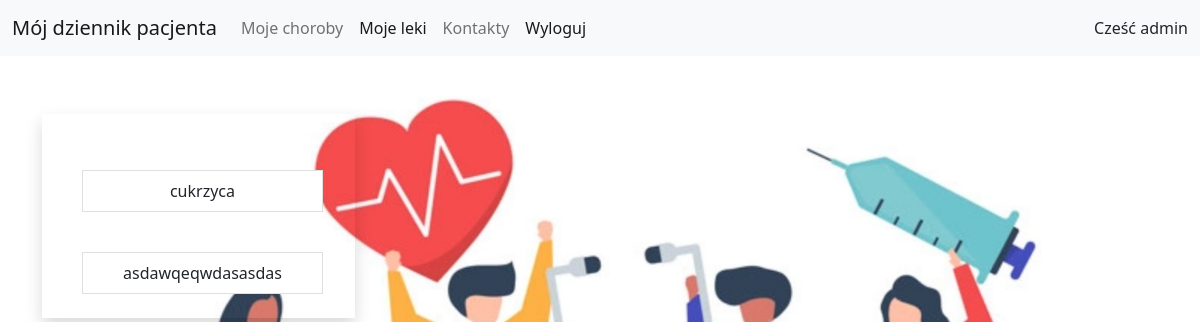
Before: /diseases/1/ (signed in) with the older database file.
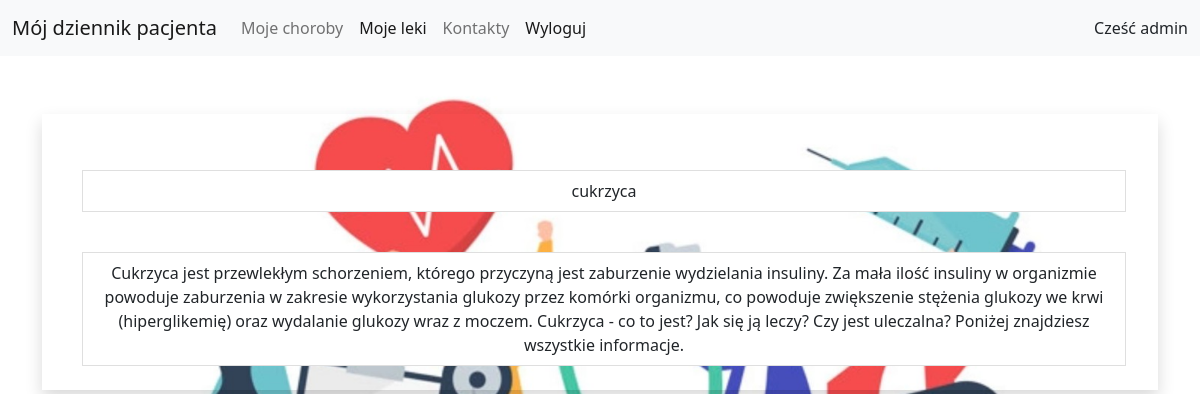
After: the same page with the newer database file.
### patientdiary/models.py (models this page shows, shortened)
class Disease(models.Model):
    name = models.CharField(max_length=128)
    description = models.TextField()

### patientdiary/views.py (the view)
# urls.py: path('diseases/<int:pk>/', views.DiseaseDetailView.as_view(), name='disease_detail_view'),
class DiseaseDetailView(PermissionRequiredMixin, DetailView):
    permission_required = 'patientdiary.delete_disease'
    model = Disease
    template_name = 'disease_detail_view.html'
    fields = '__all__'

### accounts/models.py (called while the page is built)
    def __str__(self):
        return self.username

### accounts/templates/disease_detail_view.html (shortened to what this page needs)
{% extends 'base.html' %}
{% block content %}
<br>
    <br>
    <div class="container">
    <form>
        <div class="d-inline-flex p-2 bd-highlight shadow text-center">
            <div class="row">
                <div class="container"><br><br>
                    <ul>
                        <li class="list-group-item me-md-4 justify-content-center">{{ disease.name }}</li>
                    </ul>
                    <br>
                    <ul>
                        <li class="list-group-item me-md-4">{{ disease.description }}</li>
                    </ul>
                </div>
            </div>
        </div>
    </form>
    </div>
{% endblock %}

Changed rows visible on the page:
changed Disease "cukrzyca": description "asdawqeqwdasasdas" → "Cukrzyca jest przewlekłym schorzeniem, którego przyczyną jest zaburzenie wydzielania insuliny. Za mała ilość insuliny w organizmie powoduje zaburzenia w zakresie wykorzystania glukozy przez komórki organizmu, co powoduje zwiększenie stężenia glukozy we krwi (hiperglikemię) oraz wydalanie glukozy wraz z moczem. Cukrzyca - co to jest? Jak się ją leczy? Czy jest uleczalna? Poniżej znajdziesz wszystkie informacje."
